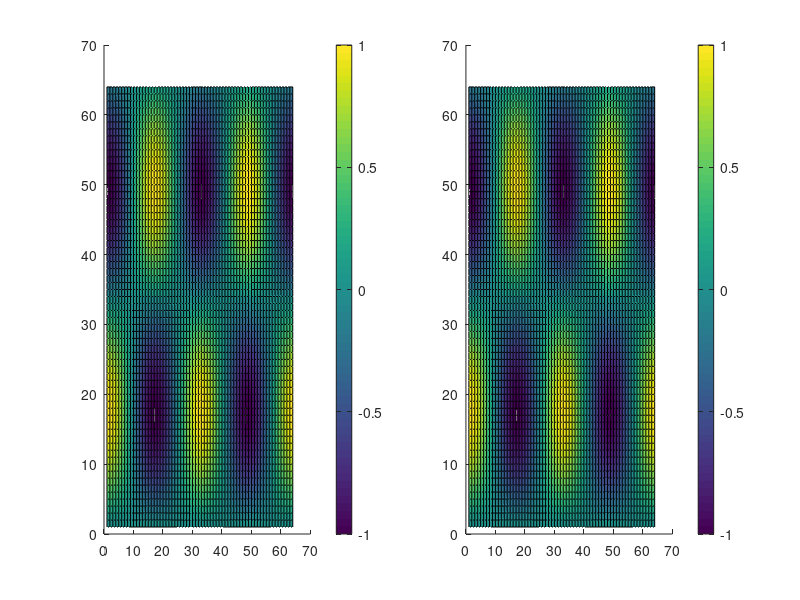

The MATLAB source for this figure:
clear all
nx=64;
ny=nx;
dx=2*pi/(nx-1);
dxi=1/dx;

fid = fopen('in.dat');
var = fread(fid, nx*ny, 'double');
fclose(fid);
in=reshape(var,[nx ny]);

fid = fopen('out.dat');
var = fread(fid, nx*ny, 'double');
fclose(fid);
out=reshape(var,[nx ny]);


figure(2)
clf
subplot(1,2,1)
hold on
surf(out)
colorbar
hold off

subplot(1,2,2)
hold on
surf(in)
colorbar
hold off


